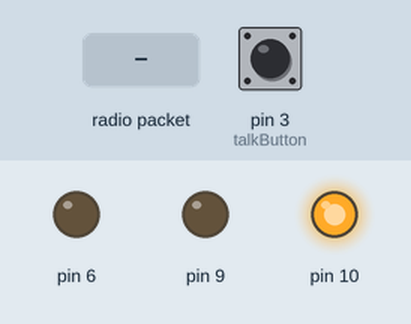
The sketch below on a simulated Arduino Uno, built with avr-gcc and run on an emulated ATmega328P. Parts: output pins drawn as LEDs (lit = HIGH). The inputs (shaded band) are chosen by the test bench; at power-on: pin 3 (talkButton) LOW. No radio packets arrive unless stated.

Above: at 1.2 s.
1.3 s: radio packet "1" arrives
At 2.0 s:
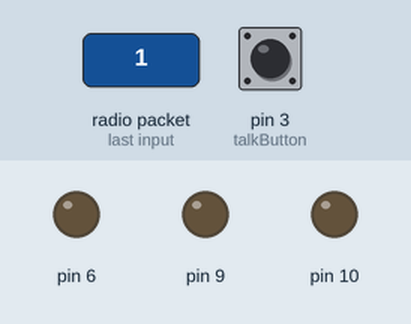
Timing chart, 0 to 4.3 s (numbered marks = the images above; inputs shaded):
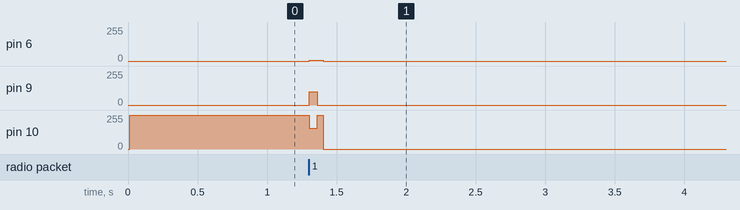

Measured:
- after the input at 1.3 s, pin 6: 0/255 → 4/255 at once, → 0/255 0.10 s later; pin 9: 0/255 → 99/255 at once, → 0/255 0.06 s later; pin 10: 255/255 → 0/255 at once

The sketch:

main.ino
```cpp
#include <RF24.h>
#include <SPI.h>
#include <RF24Audio.h>
#include "printf.h"

RF24 radio(7, 8);
RF24Audio rfAudio(radio, 0);
int talkButton = 3;

void setup()
{
  Serial.begin(115200);

  printf_begin();
  radio.begin();
  radio.printDetails();
  rfAudio.begin();

  pinMode(talkButton, INPUT);

  attachInterrupt(digitalPinToInterrupt(talkButton), talk, CHANGE);

  rfAudio.receive();
}

void talk()
{
  if (digitalRead(talkButton))
  {
    rfAudio.transmit();
  }
  else
  {
    rfAudio.receive();
  }
}
void loop()
{
}
```

printf.h
```cpp
// (licence header left out)
/**
 * @file printf.h
 *
 * Setup necessary to direct stdout to the Arduino Serial library, which
 * enables 'printf'
 */

#ifndef __PRINTF_H__
#define __PRINTF_H__

#ifdef ARDUINO

int serial_putc(char c, FILE *)
{
  Serial.write(c);

  return c;
}

void printf_begin(void)
{
  fdevopen(&serial_putc, 0);
}

#else
#error This example is only for use on Arduino.
#endif // ARDUINO

#endif // __PRINTF_H__
```
